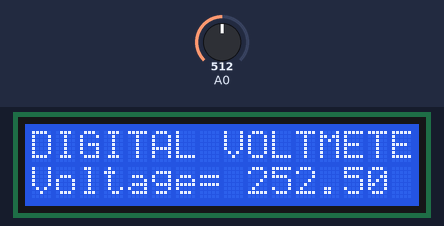
Bench run of a sketch on a simulated Arduino Uno, built with avr-gcc and run on an emulated ATmega328P. On the bench: 16×2 character LCD. The test bench sets the inputs (shaded band); at power-on: A0 = 512. What the sketch prints to the serial monitor is not drawn.

Above: at 1.2 s.
1.3 s: A0 set to 716
At 2.6 s:
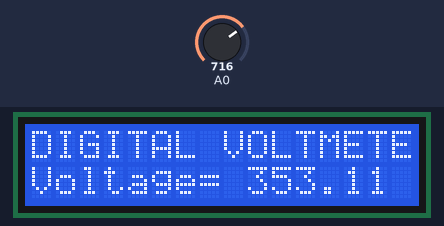
3.5 s: A0 set to 900
At 4.4 s:
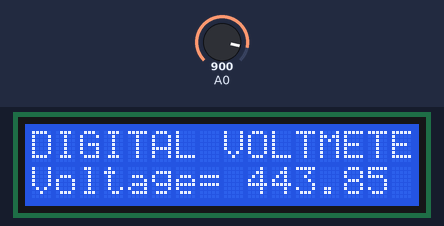
5.5 s: A0 set to 1023
At 7.4 s:
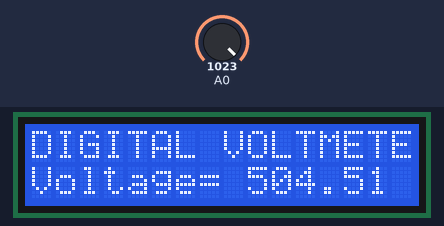
Timing chart, 0 to 8.9 s (numbered marks = the images above; inputs shaded):
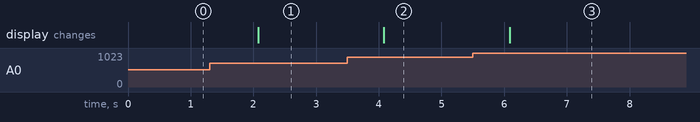

The sketch:

creating_digital_voltmeter_using_arduino_1.ino
```cpp
// Include the LiquidCrystal library to control the LCD
#include <LiquidCrystal.h>

// Initialize the library with the numbers of the interface pins
// LiquidCrystal lcd(RS, Enable, D4, D5, D6, D7)
LiquidCrystal lcd(12, 11, 5, 4, 3, 2);

// Define the values for the voltage divider resistors
// r1 is the resistor connected to the positive input voltage
// r2 is the resistor connected to ground
float r1 = 1000000.0; // 1 M-ohm resistor
float r2 = 10000.0;   // 10 K-ohm resistor

// Variable to store the final calculated input voltage
float input_voltage = 0.0;

// A temporary variable to hold the voltage reading at the Arduino's analog pin
float temp = 0.0;

void setup() {
  // Set up the LCD's number of columns and rows
  lcd.begin(16, 2);

  // Print a welcome message to the LCD.
  lcd.print("DIGITAL VOLTMETER");

  // (Optional) Initialize serial communication for debugging purposes
  Serial.begin(9600);
}

void loop() {
  // Read the raw analog value (0-1023) from the A0 pin
  float analog_value = analogRead(A0);

  // --- Voltage Calculation ---

  // 1. Convert the raw analog value to the voltage at the A0 pin (0-5V)
  //    (raw_value * 5.0V_reference) / 1024_steps
  temp = (analog_value * 5.0) / 1024.0;

  // 2. Use the voltage divider formula to calculate the original input voltage
  //    V_in = V_out * (R1 + R2) / R2
  //    Here, V_out is 'temp' and V_in is 'input_voltage'.
  //    The formula is rearranged as: V_in = V_out / (R2 / (R1 + R2))
  input_voltage = temp / (r2 / (r1 + r2));

  // A small check to prevent showing tiny, erratic values when there's no input
  // If the voltage is very close to zero, just make it zero.
  if (input_voltage < 0.1) {
    input_voltage = 0.0;
  }

  // --- Displaying the Result ---

  // (Optional) Print the calculated voltage to the Serial Monitor for debugging
  Serial.print("Voltage = ");
  Serial.println(input_voltage);

  // Set the cursor to the first column of the second row (0-indexed)
  lcd.setCursor(0, 1);

  // Print the label "Voltage= " on the LCD
  lcd.print("Voltage= ");

  // Print the calculated voltage value
  lcd.print(input_voltage);

  // Add a small space to clear any leftover characters from previous readings
  lcd.print(" ");

  // Wait for 1000 milliseconds (1 second) before the next reading
  delay(1000);
}
```

Measured:
- after the input at 1.3 s, the display: changes after 0.77 s (image 1)
- after the input at 3.5 s, the display: changes after 0.58 s (image 2)
- after the input at 5.5 s, the display: changes after 0.59 s (image 3)
